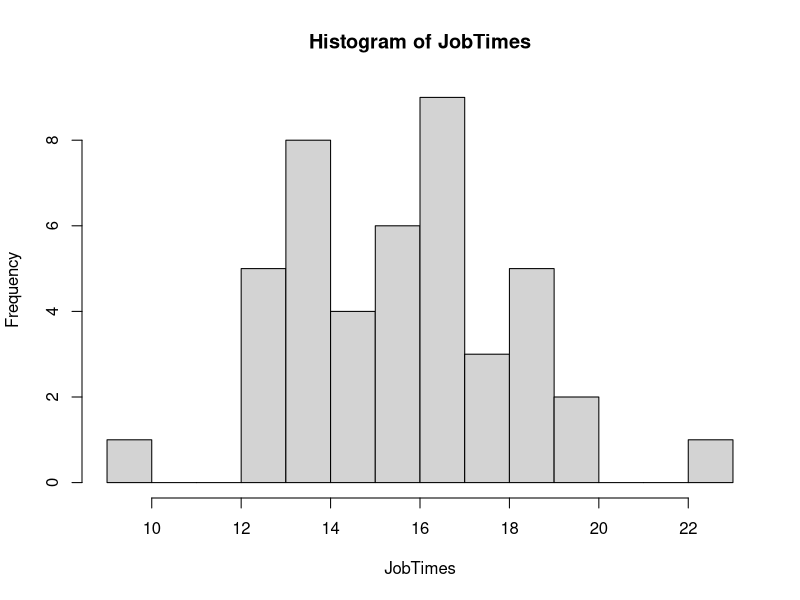
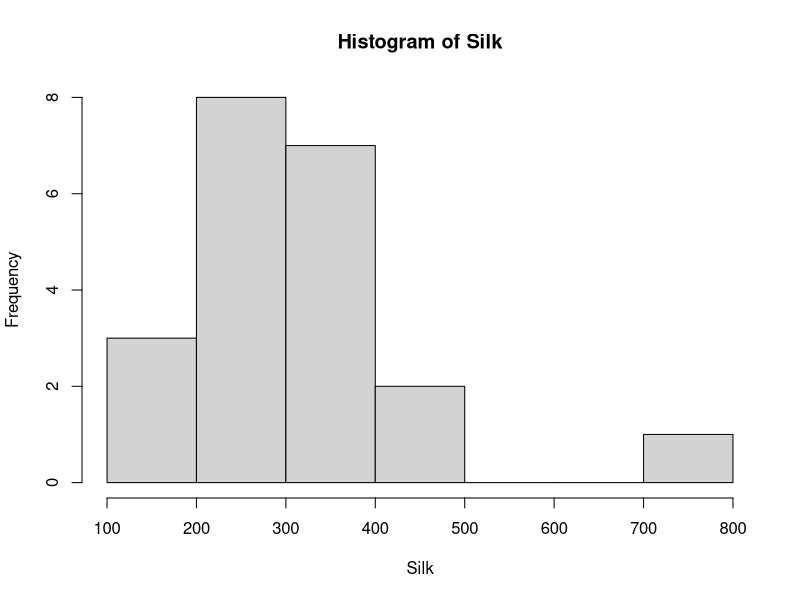

Reproduce these figures in R, in order.
## ---- chunk 1
JobTimes <- c(9.4, 12.1, 12.2, 12.3,
  12.4, 12.6, 13.2, 13.2, 13.2, 13.2,
  13.5, 13.6, 13.6, 13.8, 14.3, 14.6,
  14.7, 14.9, 15.2, 15.3, 15.7, 15.7,
  15.8, 15.8, 16.1, 16.2, 16.2, 16.4,
  16.4, 16.6, 16.7, 16.8, 16.8, 17.6,
  17.8, 17.8, 18.2, 18.3, 18.6, 18.7,
  18.7, 19.1, 19.7, 22.8)

hist(JobTimes, breaks = 13)
## ---- chunk 2
Silk <- c(164.00, 173.00, 176.10,
  236.10, 251.30, 270.50, 270.50,
  272.40, 282.20, 288.80, 290.70,
  300.60, 327.20, 329.00, 332.10, 
  351.70, 358.20, 362.00, 448.90,
  478.70, 740.20)
hist(Silk, breaks = seq(from = 100, to = 800, by = 100))
## ---- chunk 3
metabolic_rate <- c(1792, 1666, 1362, 1614, 1460, 1867, 1439)

print("Mean: ")
mean(metabolic_rate)
print("Median: ")
median(metabolic_rate)
print("SD: ")
sd(metabolic_rate)
print("Variance: ")
var(metabolic_rate)
